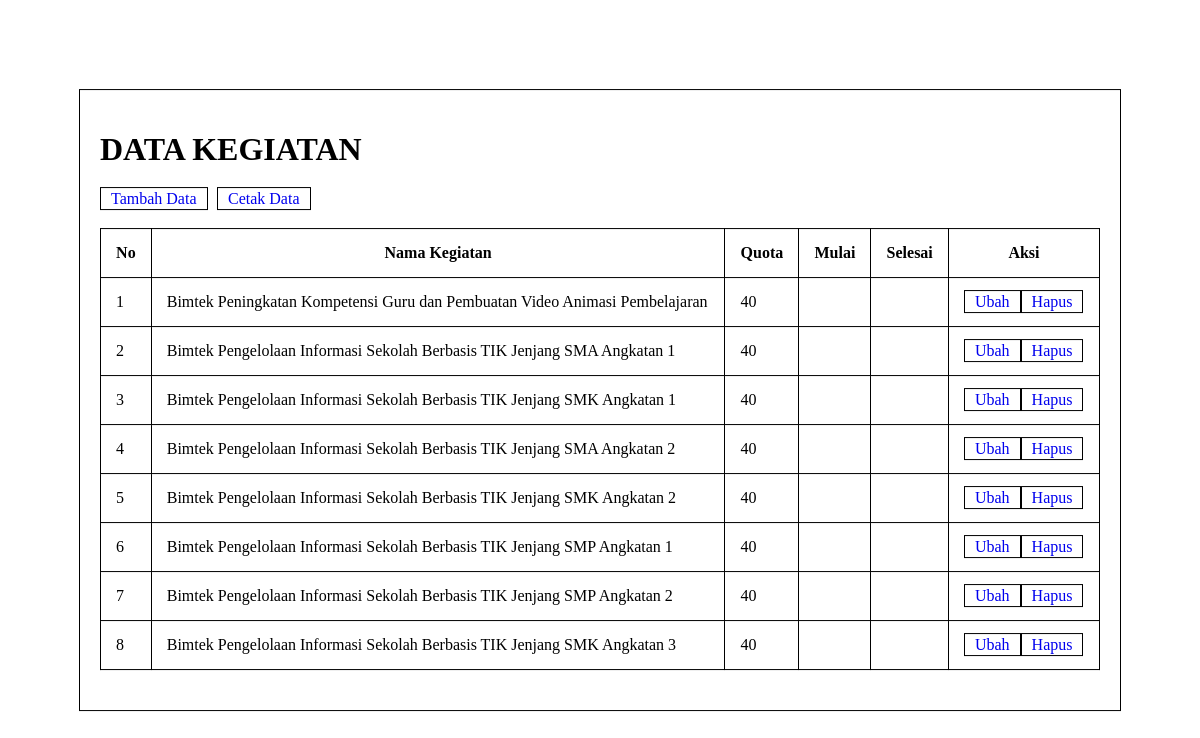
Before: /crud2/index.php with the older database file.
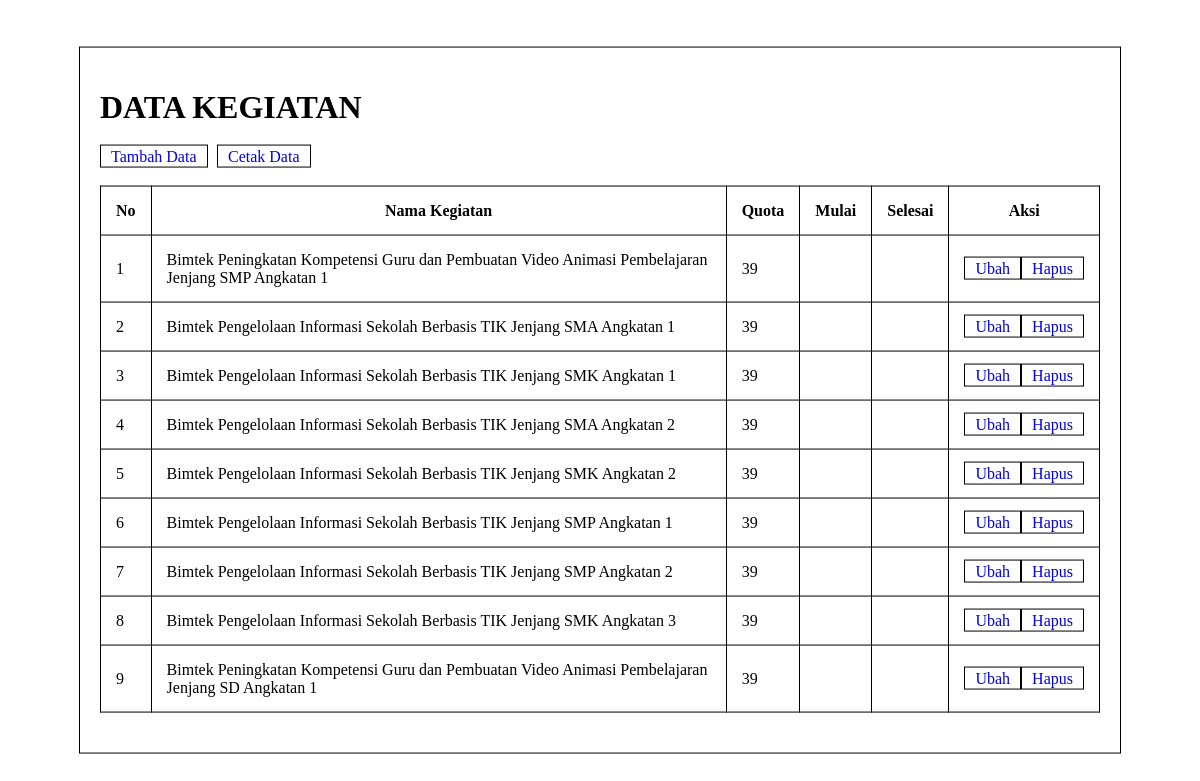
After: the same page with the newer database file.
### tables this page shows
CREATE TABLE `kegiatan` (
  `id` int(11) NOT NULL,
  `nama_kegiatan` varchar(255) NOT NULL,
  `tglMulai` date NOT NULL,
  `tglSelesai` date NOT NULL,
  `jumlahSesi` int(1) NOT NULL,
  `quota` varchar(2) NOT NULL
);

### crud2/index.php (the view, shortened to what this page needs)
<?php
include 'konek.php';
$query = mysqli_query($conn2, "SELECT * FROM kegiatan");
?>
<!DOCTYPE html>
<html lang="en">
<head>
</head>
<body>
    <div class="index">
        <h1>DATA KEGIATAN</h1>
        <div class="bt-con">
            <div class="grid">
                <a href="tambah.php" class="bt">Tambah Data</a>
            </div>
            <div class="grid">
                <a href="cetak.php" target="_blank" class="bt">Cetak Data</a>
            </div>
        </div>
        <div class="tabel">
            <table>
                <thead>
                    <tr>
                        <th>No</th>
                        <th>Nama Kegiatan</th>
                        <th>Quota</th>
                        <th>Mulai</th>
                        <th>Selesai</th>
                        <th>Aksi</th>
                    </tr>
                </thead>
                <tbody>
                    <?php $no=1;
                    while ($row=mysqli_fetch_assoc($query)) { ?>
                        <tr>
                            <td><?= $no; ?></td>
                            <td><?= $row["nama_kegiatan"]; ?></td>
                            <td><?= $row["quota"]; ?></td>
                            <td><?= $row["mulai"]; ?></td>
                            <td><?= $row["selesai"]; ?></td>
                            <td>
                                <div class="bt-con-t">
                                    <div>
                                        <a class="bt" href="ubah.php?id=<?= $row["id"]; ?>">Ubah</a>
                                    </div>
                                    <div>
                                        <a class="bt" href="hapus.php?id=<?= $row["id"]; ?>">Hapus</a>
                                    </div>
                                </div>
                            </td>
                        </tr>
                    <?php $no++; }?>
                </tbody>
            </table>
        </div>
    </div>
</body>
</html>

### crud2/index.php (style rules this page uses)
table { border-collapse: collapse; width: 100%; }
tr, th, td { border: 1px solid black; padding: 15px; }
.tabel { padding-block: 20px; }
.index { border: 1px solid black; padding: 20px; position: absolute; top: 50%; left: 50%; transform: translate(-50%, -50%); width: 1000px; }
.bt { border: 1px solid black; padding: 2px; padding-inline: 10px; text-decoration: none; }
.bt-con { display: grid; grid-template-columns: auto auto ; width: 22%; }
.bt-con-t { display: grid; grid-template-columns: auto auto ; width: 70%; }

Changed rows visible on the page:
changed kegiatan: nama_kegiatan "Bimtek Peningkatan Kompetensi Guru dan Pembuatan Video Animasi Pembelajaran" → "Bimtek Peningkatan Kompetensi Guru dan Pembuatan Video Animasi Pembelajaran Jenjang SMP Angkatan 1"; quota "40" → "39"
changed kegiatan "Bimtek Pengelolaan Informasi Sekolah Berbasis TIK Jenjang SMA Angkatan 1": quota "40" → "39"
changed kegiatan "Bimtek Pengelolaan Informasi Sekolah Berbasis TIK Jenjang SMK Angkatan 1": quota "40" → "39"
changed kegiatan "Bimtek Pengelolaan Informasi Sekolah Berbasis TIK Jenjang SMA Angkatan 2": quota "40" → "39"
changed kegiatan "Bimtek Pengelolaan Informasi Sekolah Berbasis TIK Jenjang SMK Angkatan 2": quota "40" → "39"
changed kegiatan "Bimtek Pengelolaan Informasi Sekolah Berbasis TIK Jenjang SMP Angkatan 1": quota "40" → "39"
changed kegiatan "Bimtek Pengelolaan Informasi Sekolah Berbasis TIK Jenjang SMP Angkatan 2": quota "40" → "39"
changed kegiatan "Bimtek Pengelolaan Informasi Sekolah Berbasis TIK Jenjang SMK Angkatan 3": quota "40" → "39"
added kegiatan: nama_kegiatan "Bimtek Peningkatan Kompetensi Guru dan Pembuatan Video Animasi Pembelajaran Jenjang SD Angkatan 1", quota "39"
